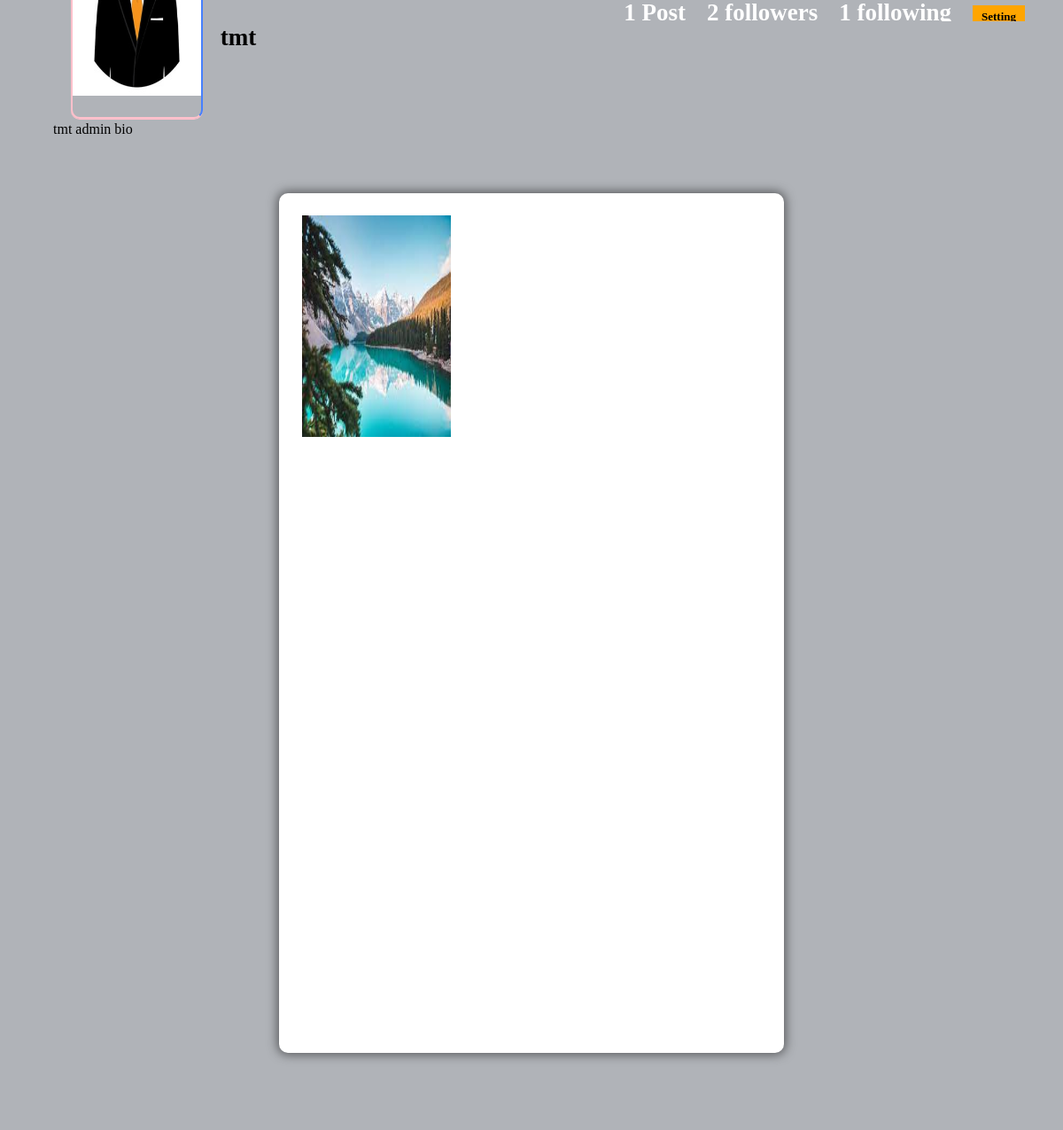
Before: /profile/tmt (signed in) with the older database file.
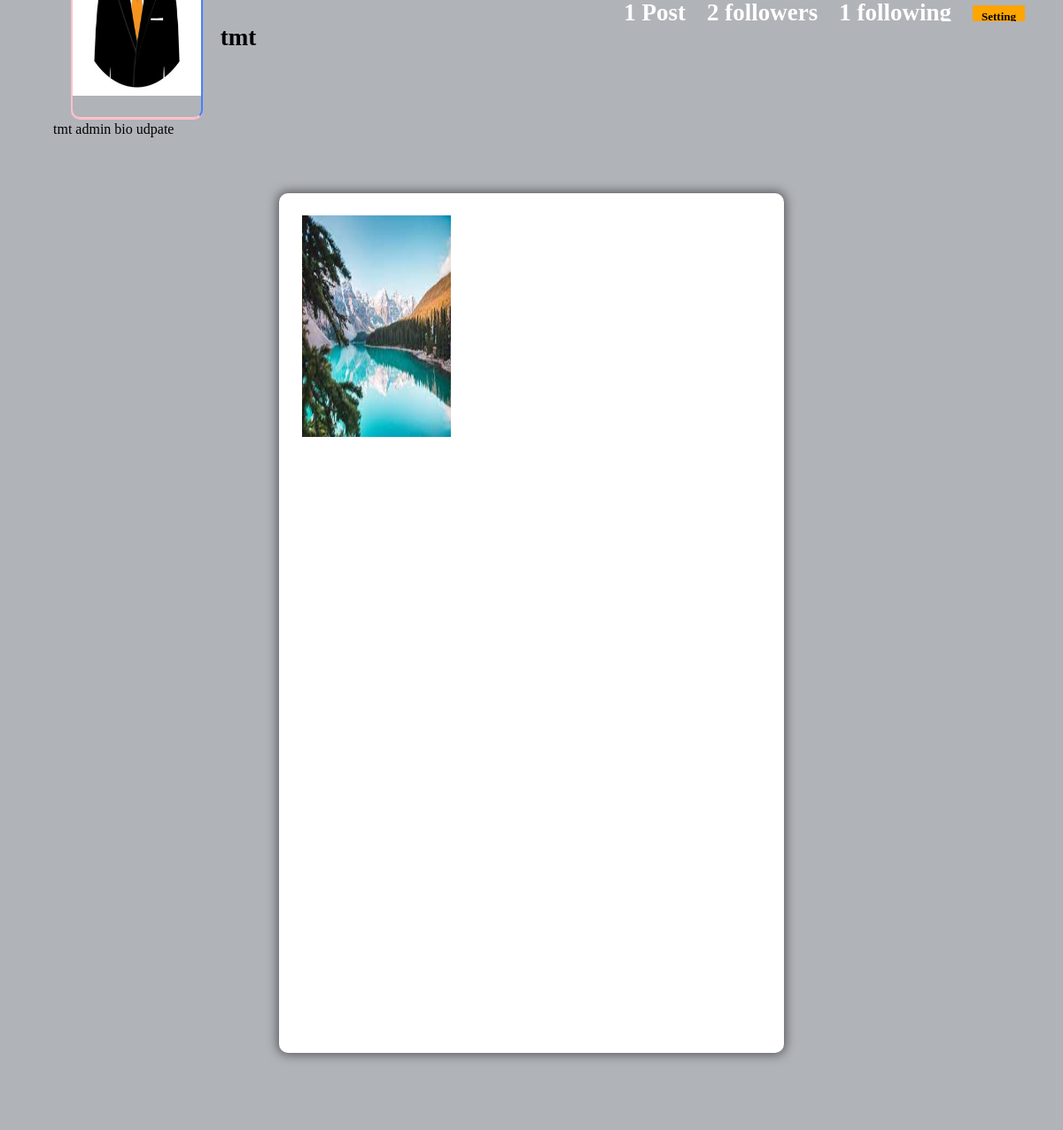
After: the same page with the newer database file.
### core/models.py (models this page shows, shortened)
class Profile(models.Model):
    user = models.OneToOneField(User, on_delete=models.CASCADE)
    userId = models.IntegerField()
    userName = models.CharField(
        max_length=100, default="usernamedefaut", unique=True)
    bio = models.TextField(blank=True)
    profileimage = models.ImageField(
        upload_to="profile_images", default="defaultimg.jpg")
    location = models.CharField(max_length=100,  blank=True)
    indexes = [
        models.Index(fields=['userName', ]),
    ]

class Post(models.Model):
    id = models.UUIDField(primary_key=True, default=uuid.uuid4)
    profile = models.ForeignKey(
        Profile, on_delete=models.CASCADE, default=None, related_name="posts")
    image = models.ImageField(upload_to='post_images')
    caption = models.TextField()
    createdAt = models.DateTimeField(default=datetime.now())
    no_of_likes = models.IntegerField(default=0)
    no_of_comments = models.IntegerField(default=0)

### core/views.py (the view)
# urls.py: path("profile/<str:pk>",  views.profile, name="abc"),
@query_debugger
@login_required(login_url='signin')
def profile(request, pk):
    loggedUserProfile = request.user.profile
    userProfile = Profile.objects.prefetch_related("posts").get(userName=pk)
    userPosts = userProfile.posts.all()
    userPostsLen = len(userPosts)
    if Contact.objects.filter(follower=loggedUserProfile, following=userProfile).first():
        buttonText = 'Unfollow'
    else:
        buttonText = 'Follow'
    followerCount = len(Contact.objects.filter(follower=userProfile))
    followingCount = len(Contact.objects.filter(following=userProfile))
    context = {
        'userProfile': userProfile,
        'userPosts': userPosts,
        'userPostsLen': userPostsLen,
        'buttonText': buttonText,
        'followerCount': followerCount,
        'followingCount': followingCount,
    }
    return render(request, "profile.html", context)

### templates/profile.html (shortened to what this page needs)
{% load static %}
<!DOCTYPE html>
<html lang="en">
  <head>
    <link rel="stylesheet" href="{% static 'css/main.min.css' %}" />
    <link rel="stylesheet" href="{% static 'css/style.css' %}" />
    <link rel="stylesheet" href="{% static 'css/color.css' %}" />
    <link rel="stylesheet" href="{% static 'css/responsive.css' %}" />
  </head>
  <body>
    <section>
      <div class="feature-photo">
        <figure>
        </figure>
        <form action="/follow" method="post">
          <div class="add-btn">
            <span style="color: white; font-size: 27px; margin-right: 520px"
              ><b
                ><u><a href="/">Home</a></u></b
              ></span
            >
            <span style="color: white; font-size: 27px"
              ><b>{{userPostsLen}} Post</b></span
            >
            <span style="color: white; font-size: 27px"
              ><b>{{followerCount}} followers</b></span
            >
            <span style="color: white; font-size: 27px"
              ><b>{{followingCount}} following</b></span
            >
            {% if userProfile.userName == user.username %}
            <button><a href="/settings">Setting</a></button>
            {% else %}
            <button style="background-color: #ffc0cb; border: #ffc0cb">
              {{buttonText}}
            </button>
            {% endif %}
          </div>
        </form>
        <div class="container-fluid">
          <div class="row merged">
            <div class="col-lg-2 col-sm-3">
              <div class="user-avatar">
                <figure>
                  <img
                    src="{{userProfile.profileimage.url}}"
                    style="height: 250px; width: 100%"
                    alt=""
                  />
                  <i class="fa fa-camera-retro"></i>
                </figure>
              </div>
            </div>
            <div class="col-lg-10 col-sm-9">
              <div class="timeline-info">
                <ul>
                  <li class="admin-name">
                    <h5
                      style="
                        color: black;
                        white-space: nowrap;
                        width: 110px;
                        font-size: 27px;
                      "
                    >
                      <b>{{userProfile.user.username}}</b
                      >
                    </h5>
                  </li>
                </ul>
              </div>
            </div>
          </div>
        </div>
      </div>
    </section>
    <section>
      <div class="bio">{{userProfile.bio}}</div>
    </section>
    <section>
      <div class="gap gray-bg">
        <div class="container-fluid">
          <div class="row">
            <div class="col-lg-12">
              <div class="row" id="page-contents">
                <div class="col-lg-3">
                  <aside class="sidebar static"></aside>
                </div>
                <div class="col-lg-6">
                  <div class="central-meta">
                    <ul class="photos">
                      {% for post in userPosts %}
                      <li>
                        <a
                          class="strip"
                          href="{{post.image.url}}"
                          title=""
                          data-strip-group="mygroup"
                          data-strip-group-options="loop: false"
                        >
                          <img
                            src="{{post.image.url}}"
                            style="height: 250px; width: 300px"
                            alt=""
                        /></a>
                      </li>
                      {% endfor %}
                    </ul>
                  </div>
                </div>
                <div class="col-lg-3">
                  <aside class="sidebar static"></aside>
                </div>
              </div>
            </div>
          </div>
        </div>
      </div>
    </section>
  </body>
</html>

### static/css/color.css (style rules this page uses)
#nprogress .bar, .timeline-info > ul li a::before, .add-btn > a, .activitiez > li::before, form button, .colla-apps > li a:hover, a.underline:before, .setting-row input:checked + label, .user-avatar:hover .edit-phto, .error-meta > a, .color-bg, .add-butn, .nav.nav-tabs.likes-btn > li a.active, a.dislike-btn, .drop > a:hover, .btn-view.btn-load-more:hover, .accordion .card h5 button[aria-expanded="true"], .chat-head, .f-page > figure em, .inbox-panel-head > ul > li > a, .nav-tabs--left .nav-link.active, .nav-tabs--left .nav-link.active:hover, footer .widget-title h4::before, #topcontrol, .sidebar .widget-title::before, .f-title::before, .g-post-classic > figure > i::after, .purify > a, .help-list > a:hover, .open-position::before, .info > a, .category-box:hover, .category-box.selected, a.main-btn, .section-heading::before, .getquot-baner, .more-branches > h4::before, .is-helpful > a, .cart-optionz > li > a:hover, .paginationz > li a:hover, .paginationz > li a.active, .shopping-cart, a.btn2:hover, .form-submit > input[type="submit"], button.submit-checkout, .delete-cart:hover, .proceed .button, .amount-area .update-cart, a.addnewforum, .apply-bttons > a { background: orange; }

### static/css/responsive.css (style rules this page uses)
@media screen and (max-width: 1281px) and (min-width: 1024px) { .photos > li { min-width: 32.2%; width: 32.2%; } }
@media screen and (max-width: 1281px) and (min-width: 1024px) { .timeline-info { line-height: 51px; } }
@media screen and (max-width: 1281px) and (min-width: 1024px) { .timeline-info .admin-name > h5 { font-size: 20px; } }
@media screen and (max-width: 1281px) and (min-width: 1024px) { .user-avatar { width: 80.2% } }

Changed rows visible on the page:
changed Profile "tmt": bio "tmt admin bio" → "tmt admin bio udpate"
